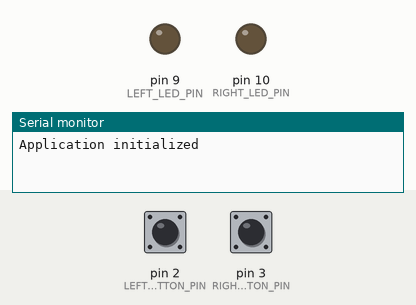
The sketch below on a simulated Arduino Uno, built with avr-gcc and run on an emulated ATmega328P. Shown: output pins drawn as LEDs (lit = HIGH), the last lines printed to the serial monitor. Dashed ring = blinking. The inputs (shaded band) are chosen by the test bench; at power-on: pin 2 (LEFT_BUTTON_PIN) HIGH, pin 3 (RIGHT_BUTTON_PIN) HIGH.

Above: at 1.2 s.
1.3 s: pin 2 (LEFT_BUTTON_PIN) pulled LOW for 3.2 s
At 2.85 s:
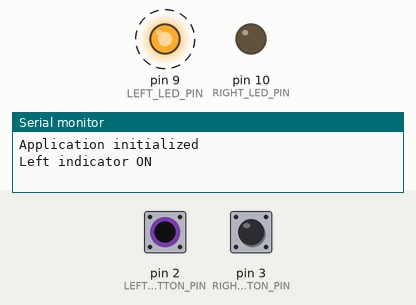
6.0 s: pin 3 (RIGHT_BUTTON_PIN) pulled LOW for 3.2 s
At 7.65 s:
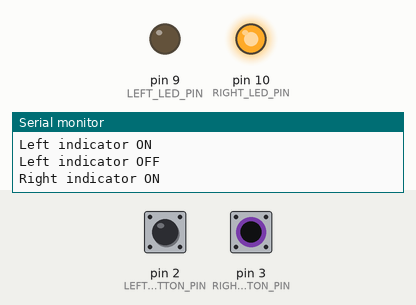
10.7 s: pin 2 (LEFT_BUTTON_PIN) driven LOW and pin 3 (RIGHT_BUTTON_PIN) driven LOW
At 11.85 s:
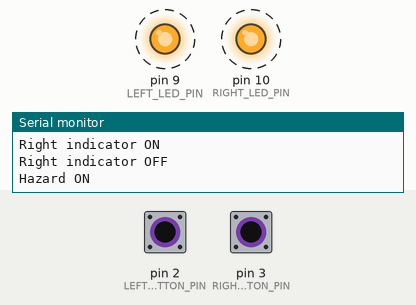
13.7 s: pin 2 (LEFT_BUTTON_PIN) driven HIGH
At 14.4 s:
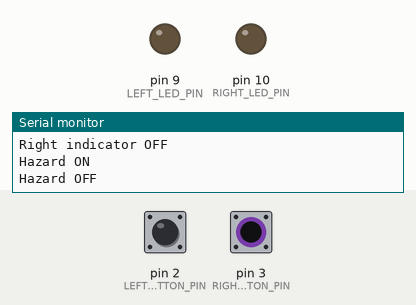
16.7 s: pin 2 (LEFT_BUTTON_PIN) driven LOW
At 18.46 s:
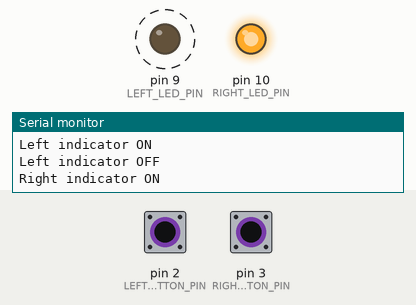
19.7 s: pin 3 (RIGHT_BUTTON_PIN) driven HIGH
At 23.26 s:
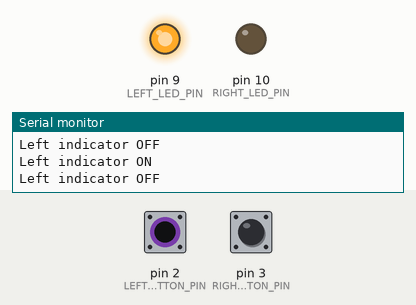
Timing chart, 0 to 23.7 s (numbered marks = the images above; inputs shaded):
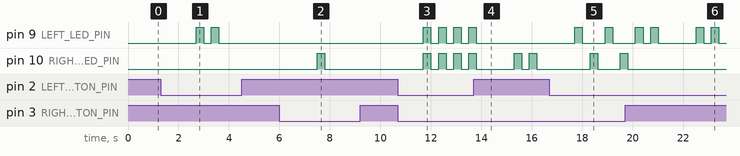

The sketch:

VehicleIndicator.ino
```cpp
#include <Arduino.h>
#include "application_soft.h"

// Pins
const uint8_t LEFT_BUTTON_PIN = 2;
const uint8_t RIGHT_BUTTON_PIN = 3;
const uint8_t LEFT_LED_PIN = 9;
const uint8_t RIGHT_LED_PIN = 10;

void setup() {
  Serial.begin(9600);

  pinMode(LEFT_BUTTON_PIN, INPUT_PULLUP);  // Buttons active LOW
  pinMode(RIGHT_BUTTON_PIN, INPUT_PULLUP);
  pinMode(LEFT_LED_PIN, OUTPUT);
  pinMode(RIGHT_LED_PIN, OUTPUT);

  appInitialize(LEFT_BUTTON_PIN, RIGHT_BUTTON_PIN, LEFT_LED_PIN, RIGHT_LED_PIN);
}

void loop() {
  appUpdate();
  delay(100);  // 100ms scheduler
}

// Base software functions for Application to use (optional)
bool baseReadButton(uint8_t pin) {
  return digitalRead(pin) == LOW;  // Active LOW buttons
}

void baseWriteLed(uint8_t pin, uint8_t pwmValue) {
  analogWrite(pin, pwmValue);
}

void basePrint(const char* msg) {
  Serial.println(msg);
}
```

application_soft.cpp
```cpp
#include "application_soft.h"

// Store pins
static uint8_t LEFT_BUTTON_PIN;
static uint8_t RIGHT_BUTTON_PIN;
static uint8_t LEFT_LED_PIN;
static uint8_t RIGHT_LED_PIN;

// Forward declare base functions implemented in .ino
extern bool baseReadButton(uint8_t pin);
extern void baseWriteLed(uint8_t pin, uint8_t pwmValue);
extern void basePrint(const char* msg);

// Timing constants
#define PRESS_TIME_MS 1000
#define BLINK_INTERVAL_MS 300

// State variables
static bool leftIndicatorOn = false;
static bool rightIndicatorOn = false;
static bool hazardOn = false;

static unsigned long leftPressStart = 0;
static unsigned long rightPressStart = 0;
static unsigned long lastBlinkTime = 0;
static bool ledBlinkState = false;

void appInitialize(uint8_t leftBtn, uint8_t rightBtn, uint8_t leftLed, uint8_t rightLed) {
  LEFT_BUTTON_PIN = leftBtn;
  RIGHT_BUTTON_PIN = rightBtn;
  LEFT_LED_PIN = leftLed;
  RIGHT_LED_PIN = rightLed;

  basePrint("Application initialized");
}

static void updateButtonPress(unsigned long &pressStart, bool pressed) {
  if (pressed) {
    if (pressStart == 0) {
      pressStart = millis();
    }
  } else {
    pressStart = 0;
  }
}

static bool isLongPress(unsigned long pressStart) {
  return (pressStart != 0) && ((millis() - pressStart) >= PRESS_TIME_MS);
}

static void toggleLeftIndicator() {
  if (rightIndicatorOn) {
    rightIndicatorOn = false;
    basePrint("Right indicator OFF");
  }
  leftIndicatorOn = !leftIndicatorOn;
  basePrint(leftIndicatorOn ? "Left indicator ON" : "Left indicator OFF");
}

static void toggleRightIndicator() {
  if (leftIndicatorOn) {
    leftIndicatorOn = false;
    basePrint("Left indicator OFF");
  }
  rightIndicatorOn = !rightIndicatorOn;
  basePrint(rightIndicatorOn ? "Right indicator ON" : "Right indicator OFF");
}

static void turnOffAllIndicators() {
  leftIndicatorOn = false;
  rightIndicatorOn = false;
  hazardOn = false;
  basePrint("All indicators OFF");
}

static void handleButtons() {
  bool leftPressed = baseReadButton(LEFT_BUTTON_PIN);
  bool rightPressed = baseReadButton(RIGHT_BUTTON_PIN);

  updateButtonPress(leftPressStart, leftPressed);
  updateButtonPress(rightPressStart, rightPressed);

  // Hazard activation: both buttons long pressed
  if (isLongPress(leftPressStart) && isLongPress(rightPressStart)) {
    if (!hazardOn) {
      hazardOn = true;
      leftIndicatorOn = false;
      rightIndicatorOn = false;
      basePrint("Hazard ON");
    }
    leftPressStart = 0;
    rightPressStart = 0;
    return;
  }

  // Hazard deactivation: any button long press when hazard active
  if (hazardOn && (isLongPress(leftPressStart) || isLongPress(rightPressStart))) {
    hazardOn = false;
    basePrint("Hazard OFF");
    leftPressStart = 0;
    rightPressStart = 0;
    return;
  }

  // Toggle left indicator
  if (isLongPress(leftPressStart) && !hazardOn) {
    toggleLeftIndicator();
    leftPressStart = 0;
  }

  // Toggle right indicator
  if (isLongPress(rightPressStart) && !hazardOn) {
    toggleRightIndicator();
    rightPressStart = 0;
  }
}

static void updateLEDs() {
  unsigned long now = millis();
  if (now - lastBlinkTime >= BLINK_INTERVAL_MS) {
    lastBlinkTime = now;
    ledBlinkState = !ledBlinkState;

    if (hazardOn) {
      baseWriteLed(LEFT_LED_PIN, ledBlinkState ? 255 : 0);
      baseWriteLed(RIGHT_LED_PIN, ledBlinkState ? 255 : 0);
    } else {
      baseWriteLed(LEFT_LED_PIN, (leftIndicatorOn && ledBlinkState) ? 255 : 0);
      baseWriteLed(RIGHT_LED_PIN, (rightIndicatorOn && ledBlinkState) ? 255 : 0);
    }
  }
}

void appUpdate() {
  handleButtons();
  updateLEDs();
}
```

application_soft.h
```cpp
#ifndef APPLICATION_SOFT_H
#define APPLICATION_SOFT_H

#include <Arduino.h>

void appInitialize(uint8_t leftBtn, uint8_t rightBtn, uint8_t leftLed, uint8_t rightLed);
void appUpdate();

#endif
```

Measured:
- after the input at 1.3 s, pin 9 (LEFT_LED_PIN): alternates HIGH for 0.30 s and LOW for 0.30 s, 4 changes in all, then stays LOW, starting after 1.4 s
- after the input at 6.0 s, pin 10 (RIGHT_LED_PIN): LOW → HIGH after 1.5 s, → LOW 0.30 s later
- after the input at 10.7 s, pin 9 (LEFT_LED_PIN), pin 10 (RIGHT_LED_PIN): alternates HIGH for 0.30 s and LOW for 0.30 s, starting after 1.0 s
- after the input at 13.7 s, pin 9 (LEFT_LED_PIN): goes on until 13.8 s, then stays LOW
- after the input at 16.7 s, pin 9 (LEFT_LED_PIN): alternates HIGH for 0.30 s and LOW for 0.90 s, starting after 1.0 s
- after the input at 19.7 s, pin 10 (RIGHT_LED_PIN): goes on until 19.8 s, then stays LOW
